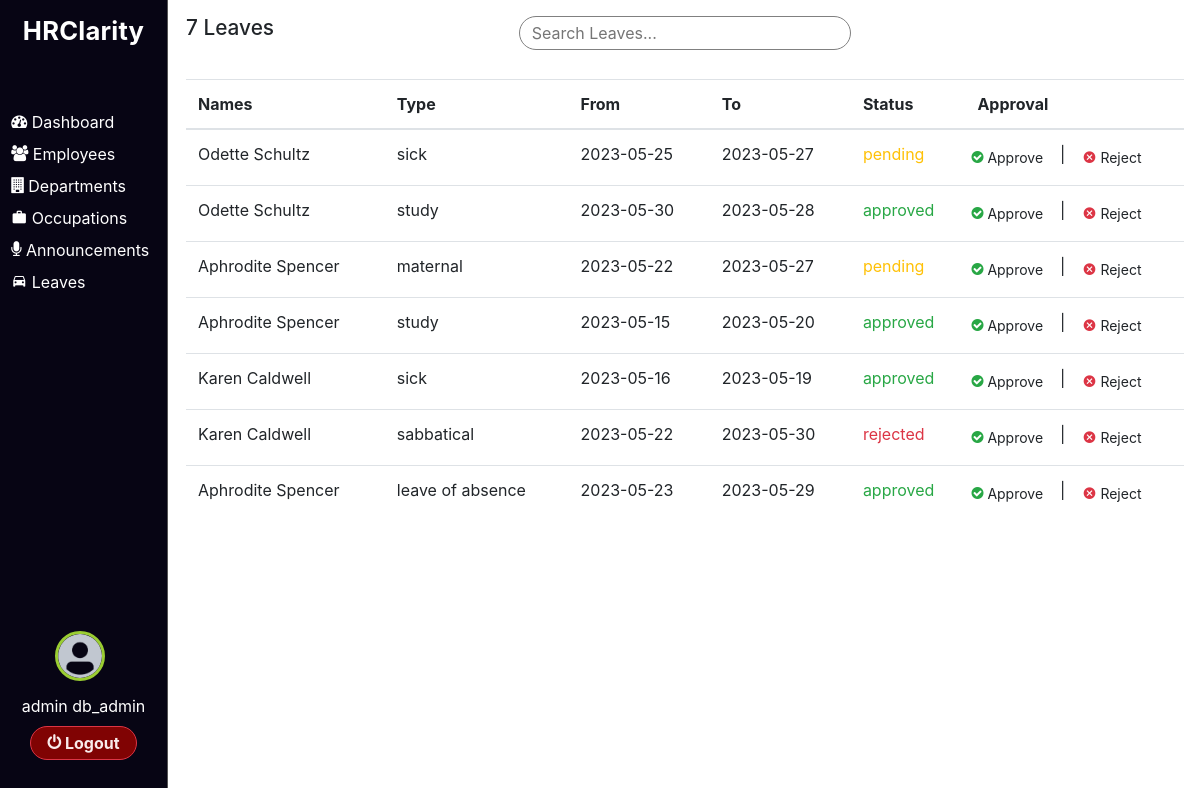
The page /app/views/leaves.php (signed in) on the database its author committed.
### tables this page shows
CREATE TABLE `leaves` (
  `id` int(100) NOT NULL,
  `leave_type` varchar(30) NOT NULL,
  `from_date` date NOT NULL,
  `to_date` date NOT NULL,
  `user_id` int(100) NOT NULL,
  `leave_status` varchar(20) NOT NULL DEFAULT 'pending',
  `date_created` date NOT NULL DEFAULT current_timestamp()
);

CREATE TABLE `users` (
  `id` int(100) NOT NULL,
  `first_name` varchar(50) NOT NULL,
  `last_name` varchar(80) NOT NULL,
  `gender` varchar(8) NOT NULL,
  `date_of_birth` date NOT NULL,
  `id_number` int(8) NOT NULL,
  `email_address` varchar(120) NOT NULL,
  `phone_number` varchar(25) NOT NULL,
  `occupation_id` int(100) DEFAULT NULL,
  `user_level_id` int(3) NOT NULL,
  `user_status` int(3) NOT NULL DEFAULT 1,
  `profile_picture` varchar(250) NOT NULL DEFAULT '../../assets/uploads/profile_pictures/default.png',
  `password` varchar(200) NOT NULL,
  `date_created` date NOT NULL DEFAULT current_timestamp()
);

### app/controllers/leaves.php (called while the page is built, shortened)
<?php
include_once "../core/init.php";
function fetch_leaves()
{
    global $db_connection;
    $sql_fetch_leaves = "SELECT leaves.id as leave_id, leaves.leave_type, leaves.from_date, leaves.to_date, leaves.leave_status, leaves.user_id as user_id, leaves.date_created, users.first_name, users.last_name FROM leaves LEFT JOIN users ON leaves.user_id = users.id ORDER BY date_created DESC";
    $execute_sql_fetch_leaves = mysqli_query($db_connection, $sql_fetch_leaves) or die(mysqli_error($db_connection));
    $fetched_leaves = mysqli_fetch_all($execute_sql_fetch_leaves, 1);
    return $fetched_leaves;
}
function count_leaves(): int
{
    return count(fetch_leaves());
}

### app/views/leaves.php (the view, shortened to what this page needs)
<?php
include_once "../controllers/leaves.php";
?>
<main>
    <section class="Leaves">
        <div class="top_navbar">
            <h1>
                <?php
                if ($_SESSION['user_level'] != 1) echo count_leaves();
                else echo count_user_leaves();
                ?> Leaves</h1>
            <input type="text" id="myInput" onkeyup="searchFunction()" placeholder="Search Leaves...">
        </div>
        <div class="displayed_leaves">
            <table class="table table_hover table-stripped">
                <thead>
                    <tr>
                        <?php if ($_SESSION['user_level'] == 2) : ?>
                            <th>Names</th>
                        <?php endif; ?>
                        <th>Type</th>
                        <th>From</th>
                        <th>To</th>
                        <th>Status</th>
                        <?php if ($_SESSION['user_level'] == 2) : ?>
                            <th>Approval</th>
                        <?php endif; ?>
                    </tr>
                </thead>
                <tbody>
                    <?php if ($_SESSION['user_level'] == 2) : ?>
                        <?php foreach (fetch_leaves() as $leave) : ?>
                            <tr class="searchable">
                                <td><?= $leave['first_name'] . ' ' . $leave['last_name'] ?></td>
                                <td> <?= $leave["leave_type"] ?></td>
                                <td> <?= $leave["from_date"] ?></td>
                                <td> <?= $leave["to_date"] ?></td>
                                <td class="text-success <?php if ($leave['leave_status'] == 'pending') echo 'text-warning';
                                                        if ($leave['leave_status'] == 'rejected') echo 'text-danger'; ?>"> <?= $leave["leave_status"] ?></td>
                                <td>
                                    <div class="row d-flex">
                                        <form action="<?php echo htmlspecialchars($_SERVER["PHP_SELF"]); ?>" method="post" class="form-inline mr-2">
                                            <button class="btn btn-sm" type="submit" name="approve_leave"><span class="text-success icon-check-circle"></span> Approve</button>
                                        </form> |
                                        <form action="<?php echo htmlspecialchars($_SERVER["PHP_SELF"]); ?>" method="post" class="form-inline ml-2">
                                            <button class="btn btn-sm" type="submit" name="reject_leave"><span class="text-danger icon-cancel"></span> Reject</button>
                                        </form>
                                    </div>
                                </td>
                            </tr>
                        <?php endforeach; ?>
                    <?php endif; ?>
                </tbody>
            </table>
        </div>
    </section>
</main>

### assets/css/icomoon.css (style rules this page uses)
[class^="icon-"], [class*=" icon-"] { font-family: 'icomoon' !important; speak: none; font-style: normal; font-weight: normal; font-variant: normal; text-transform: none; line-height: 1; -webkit-font-smoothing: antialiased; -moz-osx-font-smoothing: grayscale; }
.icon-check-circle:before { content: "\f058"; }
.icon-cancel:before { content: "\e5c9"; }

### assets/css/styles.css (style rules this page uses)
* { margin: 0; padding: 0; box-sizing: border-box; }
.Leaves .displayed_leaves { margin: 1em 0; }
main { margin-left: calc(14% + 2px); background: rgb(255, 255, 255); }
main section { padding: 0.2em 1em; }
.top_navbar { display: grid; grid-template-columns: repeat(3, 1fr); padding: 0.8em 0; margin: 0 0 1em 0; }
.top_navbar h1 { font-size: 1.3em; }
.top_navbar #myInput { border: 1px solid grey; border-radius: 32px; padding: 4px 12px; }

### rows shown on the page
leaves: user.first_name "Odette", user.last_name "Schultz", leave_type "sick", from_date "2023-05-25", to_date "2023-05-27", leave_status "pending"
leaves: user.first_name "Odette", user.last_name "Schultz", leave_type "study", from_date "2023-05-30", to_date "2023-05-28", leave_status "approved"
leaves: user.first_name "Aphrodite", user.last_name "Spencer", leave_type "maternal", from_date "2023-05-22", to_date "2023-05-27", leave_status "pending"
leaves: user.first_name "Aphrodite", user.last_name "Spencer", leave_type "study", from_date "2023-05-15", to_date "2023-05-20", leave_status "approved"
leaves: user.first_name "Karen", user.last_name "Caldwell", leave_type "sick", from_date "2023-05-16", to_date "2023-05-19", leave_status "approved"
leaves: user.first_name "Karen", user.last_name "Caldwell", leave_type "sabbatical", from_date "2023-05-22", to_date "2023-05-30", leave_status "rejected"
leaves: user.first_name "Aphrodite", user.last_name "Spencer", leave_type "leave of absence", from_date "2023-05-23", to_date "2023-05-29", leave_status "approved"

### other values the page prints
$_SESSION['user_first_name'] "admin"
$_SESSION['user_last_name'] "db_admin"
count_leaves() "7"
